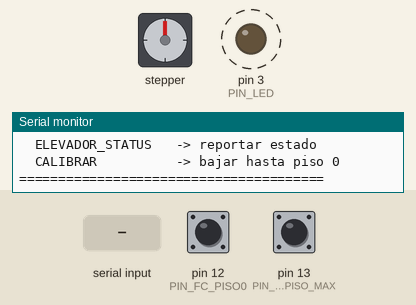
This sketch was run on a simulated Arduino Uno, built with avr-gcc and run on an emulated ATmega328P. Parts: stepper motor, output pins drawn as LEDs (lit = HIGH), the last lines printed to the serial monitor. Dashed ring = blinking. Inputs (shaded band) come from the test bench; at power-on: pin 13 (PIN_FC_PISO_MAX) HIGH, pin 12 (PIN_FC_PISO0) HIGH. Stepper angles assume 2048 steps per turn.

Above: at 3.0 s.
3.1 s: "SUBIR_NIVEL\n" received over Serial
At 3.88 s:
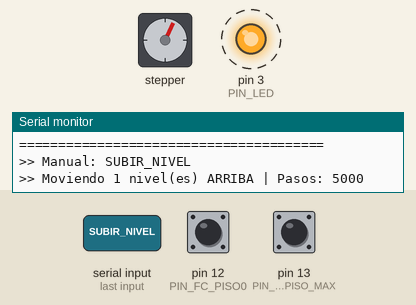
6.1 s: pin 13 (PIN_FC_PISO_MAX) pulled LOW for 0.15 s
At 8.2 s:
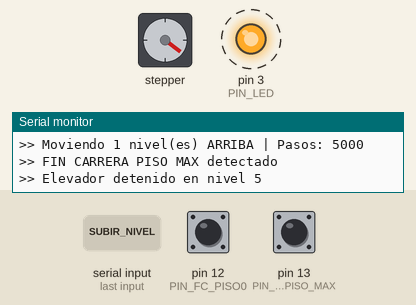
9.2 s: "BAJAR_NIVEL\n" received over Serial
At 9.98 s:
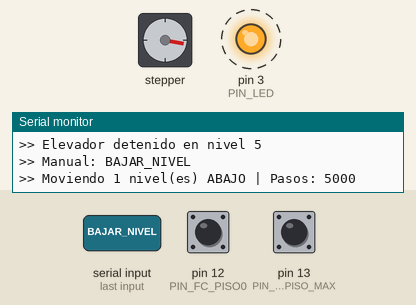
12.2 s: "BAJAR_NIVEL 45\n" received over Serial
15.2 s: pin 12 (PIN_FC_PISO0) pulled LOW for 0.15 s
At 16.6 s:
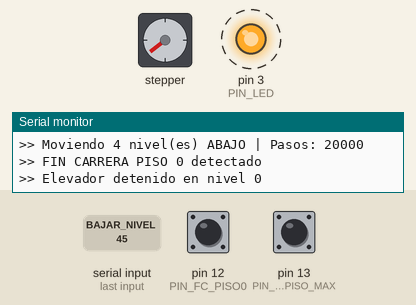
18.3 s: "CALIBRAR\n" received over Serial
At 18.77 s:
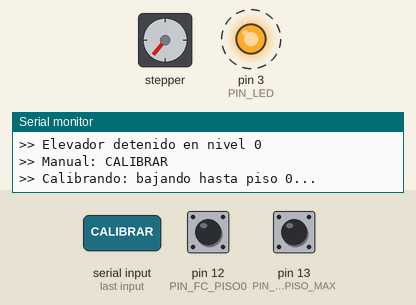
Timing chart, 0 to 29.4 s (numbered marks = the images above; inputs shaded):
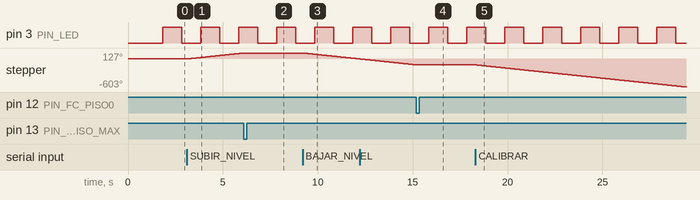

The sketch:

esclavo_Empire_State.ino
```cpp
#include <Wire.h>
#include <Stepper.h>

#define I2C_ADDRESS     0x09
#define PIN_STEP_IN1    8
#define PIN_STEP_IN2    9
#define PIN_STEP_IN3    10
#define PIN_STEP_IN4    11
#define STEPS_POR_VUELTA 2048
#define VELOCIDAD_STEP  10

#define PIN_FC_PISO0    12
#define PIN_FC_PISO_MAX 13
#define PIN_LED         3
#define INTERVALO_LED   1000

#define PASOS_POR_NIVEL 5000
#define NIVEL_MIN       0
#define NIVEL_MAX       5

// Orden: IN1, IN3, IN2, IN4 (importante para ULN2003)
Stepper miStepper(STEPS_POR_VUELTA, PIN_STEP_IN1, PIN_STEP_IN3, PIN_STEP_IN2, PIN_STEP_IN4);

int nivelActual = 0;
long pasosRestantes = 0;
int  direccionActual = 1;
bool elevadorMoviendo = false;
bool estadoLed = LOW;
unsigned long ultimoCambioLed = 0;

void setup() {
  Wire.begin(I2C_ADDRESS);
  Wire.onRequest(requestEvent);
  Wire.onReceive(receiveEvent);

  miStepper.setSpeed(VELOCIDAD_STEP);

  pinMode(PIN_FC_PISO0, INPUT_PULLUP);
  pinMode(PIN_FC_PISO_MAX, INPUT_PULLUP);
  pinMode(PIN_LED, OUTPUT);
  digitalWrite(PIN_LED, LOW);

  Serial.begin(9600);
  delay(1500); // Espera para que el Monitor Serie abra bien

  // --- MENÚ DE OPCIONES EN PANTALLA ---
  Serial.println("");
  Serial.println("=== ESCLAVO 2 (ELEVADOR) LISTO ===");
  Serial.print("I2C: 0x"); Serial.println(I2C_ADDRESS, HEX);
  Serial.print("Pasos por nivel: "); Serial.println(PASOS_POR_NIVEL);
  Serial.print("LED en pin: "); Serial.println(PIN_LED);
  Serial.println("Comandos disponibles:");
  Serial.println("  SUBIR_NIVEL n     -> sube n pisos");
  Serial.println("  BAJAR_NIVEL n     -> baja n pisos");
  Serial.println("  IR_A_NIVEL n      -> va al piso n");
  Serial.println("  ELEVADOR_PARAR    -> detener");
  Serial.println("  ELEVADOR_STATUS   -> reportar estado");
  Serial.println("  CALIBRAR          -> bajar hasta piso 0");
  Serial.println("=======================================");
}

void loop() {
  // --- Movimiento paso a paso (no bloqueante) ---
  if (elevadorMoviendo && pasosRestantes > 0) {
    miStepper.step(direccionActual);
    pasosRestantes--;

    // Chequeo de fin de carrera piso 0
    if (digitalRead(PIN_FC_PISO0) == LOW && direccionActual < 0) {
      pasosRestantes = 0;
      elevadorMoviendo = false;
      nivelActual = 0;
      Serial.println(">> FIN CARRERA PISO 0 detectado");
    }
    // Chequeo de fin de carrera piso MAX
    if (digitalRead(PIN_FC_PISO_MAX) == LOW && direccionActual > 0) {
      pasosRestantes = 0;
      elevadorMoviendo = false;
      nivelActual = NIVEL_MAX;
      Serial.println(">> FIN CARRERA PISO MAX detectado");
    }

    if (pasosRestantes == 0) {
      elevadorMoviendo = false;
      Serial.print(">> Elevador detenido en nivel ");
      Serial.println(nivelActual);
    }
  }

  // --- LED parpadeando cada 1 segundo (no bloqueante) ---
  if (millis() - ultimoCambioLed >= INTERVALO_LED) {
    ultimoCambioLed = millis();
    estadoLed = !estadoLed;
    digitalWrite(PIN_LED, estadoLed);
  }

  // --- Comandos manuales por Monitor Serie (para pruebas) ---
  if (Serial.available()) {
    String cmdSerial = Serial.readStringUntil('\n');
    cmdSerial.trim();
    cmdSerial.toUpperCase();
    if (cmdSerial.length() > 0) {
      Serial.print(">> Manual: "); Serial.println(cmdSerial);
      procesarComando(cmdSerial);
    }
  }

  delay(1);
}

void requestEvent() {
  char buffer[32];
  snprintf(buffer, sizeof(buffer), "NIVEL:%02d|PAS:%05ld\n", nivelActual, pasosRestantes);
  Wire.write((uint8_t*)buffer, strlen(buffer));
}

void receiveEvent(int howMany) {
  String cmd = "";
  while (Wire.available()) cmd += (char)Wire.read();
  cmd.trim(); cmd.toUpperCase();
  if (cmd.length() == 0) return;
  Serial.print("[I2C] Recibido: "); Serial.println(cmd);
  procesarComando(cmd);
}

void procesarComando(String cmd) {
  if (cmd.startsWith("SUBIR_NIVEL")) {
    int n = 1; int idx = cmd.indexOf(' ');
    if (idx > 0) n = cmd.substring(idx + 1).toInt();
    if (n > 0) moverNiveles(+n);
  }
  else if (cmd.startsWith("BAJAR_NIVEL")) {
    int n = 1; int idx = cmd.indexOf(' ');
    if (idx > 0) n = cmd.substring(idx + 1).toInt();
    if (n > 0) moverNiveles(-n);
  }
  else if (cmd.startsWith("IR_A_NIVEL")) {
    int idx = cmd.indexOf(' ');
    if (idx > 0) {
      int destino = cmd.substring(idx + 1).toInt();
      if (destino >= NIVEL_MIN && destino <= NIVEL_MAX) moverNiveles(destino - nivelActual);
    }
  }
  else if (cmd == "ELEVADOR_PARAR") {
    elevadorMoviendo = false;
    pasosRestantes = 0;
    Serial.println(">> Elevador PARADO");
  }
  else if (cmd == "ELEVADOR_STATUS") {
    Serial.print("Nivel: "); Serial.print(nivelActual);
    Serial.print(" | Pasos restantes: "); Serial.println(pasosRestantes);
  }
  else if (cmd == "CALIBRAR") {
    Serial.println(">> Calibrando: bajando hasta piso 0...");
    nivelActual = 0;
    direccionActual = -1;
    pasosRestantes = 99999;
    elevadorMoviendo = true;
  }
}

void moverNiveles(int n) {
  int destino = nivelActual + n;
  if (destino < NIVEL_MIN) destino = NIVEL_MIN;
  if (destino > NIVEL_MAX) destino = NIVEL_MAX;
  if (destino == nivelActual) {
    Serial.println(">> Ya esta en ese nivel");
    return;
  }
  int niveles = destino - nivelActual;
  pasosRestantes = (long)abs(niveles) * PASOS_POR_NIVEL;
  direccionActual = (niveles > 0) ? 1 : -1;
  elevadorMoviendo = true;
  nivelActual = destino;

  Serial.print(">> Moviendo "); Serial.print(abs(niveles));
  Serial.print(" nivel(es) "); Serial.print(direccionActual > 0 ? "ARRIBA" : "ABAJO");
  Serial.print(" | Pasos: "); Serial.println(pasosRestantes);
}
```

Measured:
- after the input at 3.1 s, stepper: keeps turning clockwise at about 43°/s, starting at once
- after the input at 6.1 s, stepper: stops changing and stays 127°
- after the input at 9.2 s, stepper: keeps turning counter-clockwise at about 43°/s, starting at once
- after the input at 15.2 s, stepper: stops changing and stays -128°
- after the input at 18.3 s, stepper: keeps turning counter-clockwise at about 43°/s, starting at once
- by itself, pin 3 (PIN_LED): alternates HIGH for 1.0 s and LOW for 1.0 s
